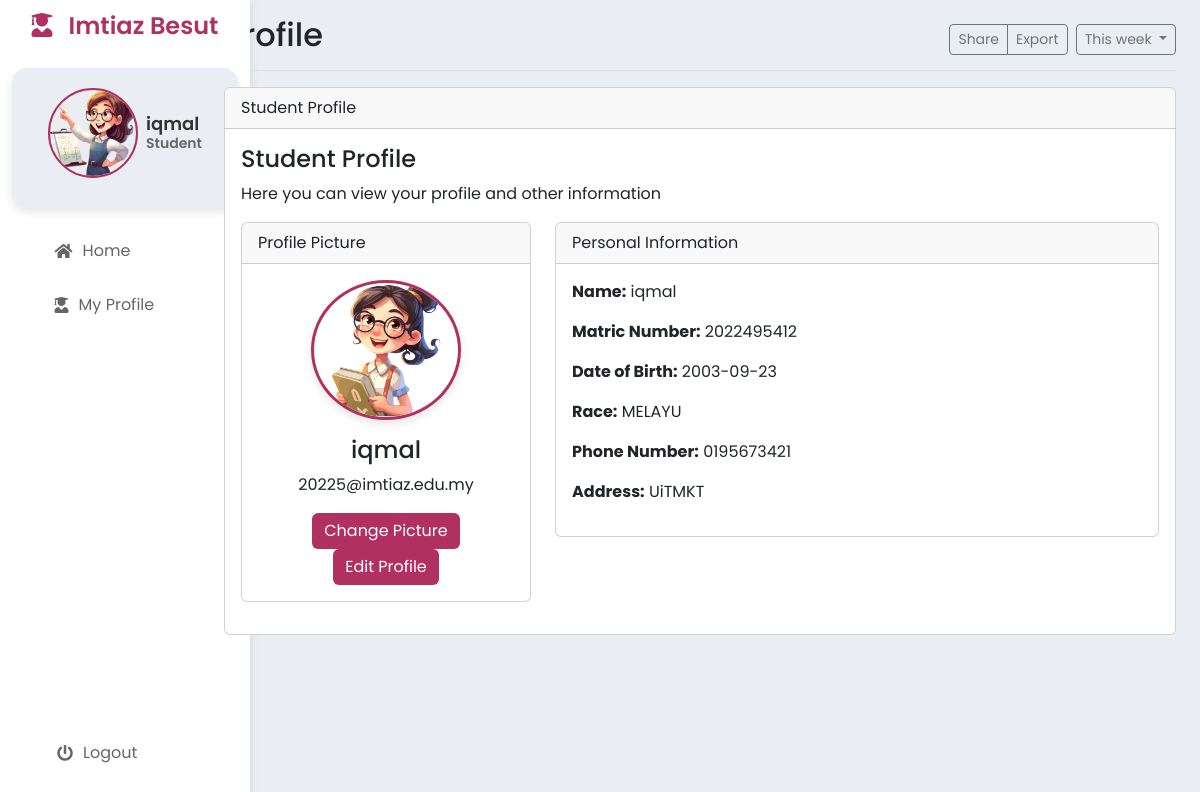
The app's page /StudentProfile.php (signed in), older data.
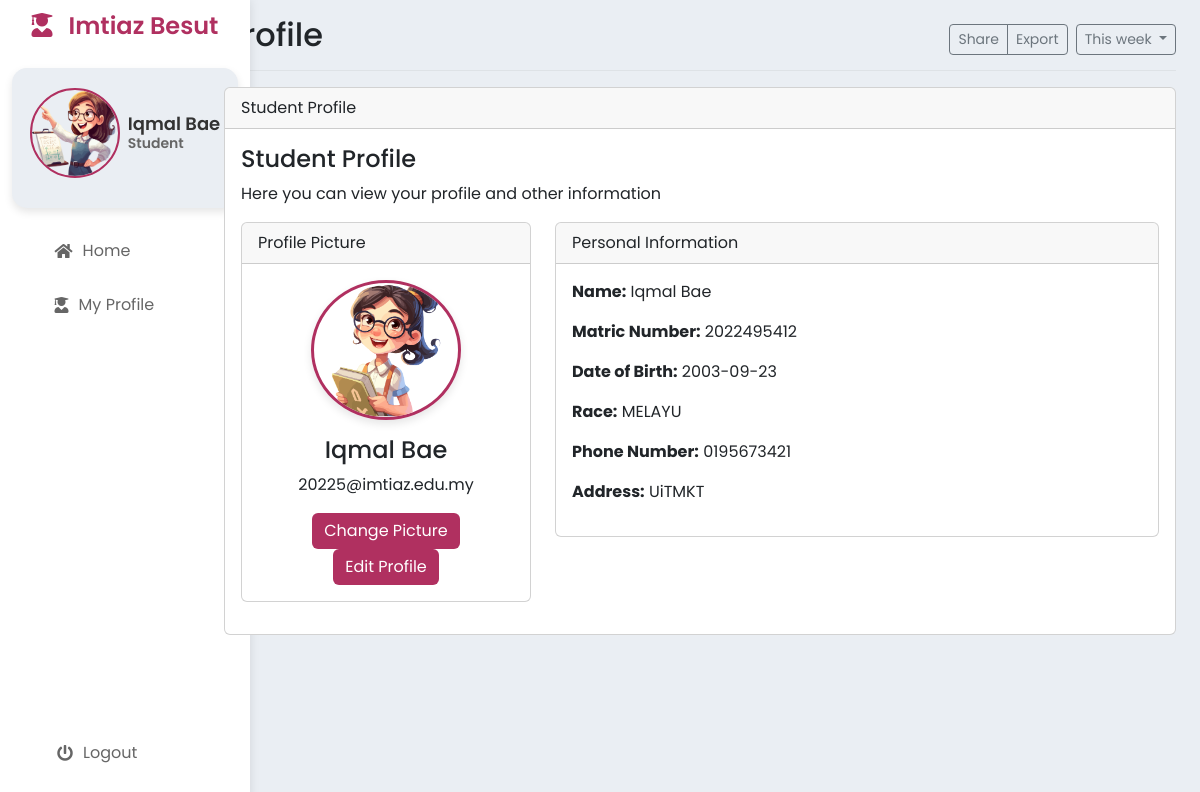
The same page, newer data.
### tables this page shows
CREATE TABLE `student` (
  `studID` int NOT NULL,
  `studName` varchar(50) NOT NULL,
  `studIC` varchar(12) NOT NULL,
  `studDOB` date DEFAULT NULL,
  `studPhone` varchar(15) DEFAULT NULL,
  `studAddress` varchar(100) DEFAULT NULL,
  `studRace` varchar(20) DEFAULT NULL,
  `studEmail` varchar(30) DEFAULT NULL,
  `studPassword` varchar(30) DEFAULT NULL
);

### StudentProfile.php (the view, shortened to what this page needs)
<?php
$title = "Profile";
include 'StudentHeader.php'; ?>
<?php
include 'process/db.php';
$studID = $_SESSION['studID'];
$sql = "SELECT * FROM student WHERE studID = ?";
$stmt = $conn->prepare($sql);
$stmt->bind_param("i", $studID);
$stmt->execute();
$result = $stmt->get_result();
if ($result->num_rows > 0) {
    while ($row = $result->fetch_assoc()) {
        $name = $row['studName'];
        $email = $row['studEmail'];
        $address = $row['studAddress'];
        $phone = $row['studPhone'];
        $DOB = $row['studDOB'];
        $race = $row['studRace'];
    }
}
?>
<div class="row">
    <div class="col-md-12">
        <div class="card mb-3">
            <div class="card-header">Student Profile</div>
            <div class="card-body">
                <h4>Student Profile</h4>
                <p>Here you can view your profile and other information</p>
                <div class="row">
                    <div class="col-md-4">
                        <div class="card mb-3 ">
                            <div class="card-header">Profile Picture</div>
                            <div class="card-body text-center">
                                <img src="student.png" alt="Profile Picture" class="profile-img">
                                <h4 class="mt-3"><?php echo $name; ?></h4>
                                <p><?php echo $email; ?></p>
                                <button class="btn btn-primary" data-bs-toggle="modal" data-bs-target="#changePictureModal">Change Picture</button>
                                <button class="btn btn-primary" data-bs-toggle="modal" data-bs-target="#editProfileModal">Edit Profile</button>
                            </div>
                        </div>
                    </div>
                    <div class="col-md-8">
                        <div class="card mb-3">
                            <div class="card-header">Personal Information</div>
                            <div class="card-body student-info">
                                <p><strong>Name:</strong> <?php echo $name; ?></p>
                                <p><strong>Matric Number:</strong> <?php echo $studID; ?></p>
                                <p><strong>Date of Birth:</strong> <?php echo $DOB; ?></p>
                                <p><strong>Race:</strong> <?php echo $race; ?></p>
                                <p><strong>Phone Number:</strong> <?php echo $phone; ?></p>
                                <p><strong>Address:</strong> <?php echo $address; ?></p>
                            </div>
                        </div>
                    </div>
                </div>
            </div>
        </div>
    </div>
</div>
</main>
</body>
</html>

### StudentHeader.php (shortened to what this page needs)
<?php
$studName = isset($_SESSION['studName']) ? $_SESSION['studName'] : 'Not Set';
?>
<!DOCTYPE html>
<html lang="en">
<head>
    <link href="https://cdn.jsdelivr.net/npm/bootstrap@5.3.3/dist/css/bootstrap.min.css" rel="stylesheet">
    <link rel="stylesheet" href="https://cdnjs.cloudflare.com/ajax/libs/font-awesome/5.15.3/css/all.min.css">
    <link rel="stylesheet" href="styles.css">
</head>
<body>
    <div class="container-fluid">
        <div class="row">
            <nav class="sidebar col-md-2 d-none d-md-block">
                <div class="logo mb-5">
                    <h4><i class="fas fa-user-graduate me-3"></i>Imtiaz Besut</h4>
                </div>
                <div class="profile mb-3 ">
                    <img src="staff.png" alt="">
                    <div class="profile-info ms-2">
                        <h4><?php echo $studName; ?></h4r>
                            <p>Student</p>
                    </div>
                </div>
                <ul class="nav flex-column">
                    <li class="nav-item"><a href="StudentHome.php" class="nav-link"><i class="fas fa-home"></i>Home</a></li>
                    <li class="nav-item"><a href="StudentProfile.php" class="nav-link"><i class="fas fa-user-graduate"></i>My Profile</a></li>
                    <li class="nav-item logout"><a href="MainLogout.php" class="nav-link"><i class="fas fa-power-off"></i>Logout</a></li>
                </ul>
            </nav>
            <main class="col-md-10 ms-sm-auto col-lg-10 px-md-4">
                <div class="d-flex justify-content-between flex-wrap flex-md-nowrap align-items-center pt-3 pb-2 mb-3 border-bottom">
                    <h1 class="h2"><?php echo $title ?></h1>
                    <div class="btn-toolbar mb-2 mb-md-0">
                        <div class="btn-group me-2">
                            <button type="button" class="btn btn-sm btn-outline-secondary" onclick="printPage()">Share</button>
                            <button type="button" class="btn btn-sm btn-outline-secondary">Export</button>
                        </div>
                        <button type="button" class="btn btn-sm btn-outline-secondary dropdown-toggle">
                            This week
                        </button>
                    </div>
                </div>

### styles.css (style rules this page uses)
:root { --background-color: #EAEEF3; --pop-color: #fff; --active-font-color: #B03060; --softer-color: #c4436e; }
* { margin: 0; padding: 0; box-sizing: border-box; font-family: 'Poppins', sans-serif; }
body { display: flex; min-height: 100vh; background: var(--background-color); }
.sidebar { width: 250px; height: 100vh; background: var(--pop-color); position: fixed; display: flex; flex-direction: column; align-items: center; box-shadow: 0 0 10px rgba(0, 0, 0, 0.1); }
.logo { text-align: center; width: 100%; height: 60px; display: flex; justify-content: center; align-items: center; }
.logo h4 { font-size: 24px; font-weight: 600; color: var(--active-font-color); }
.profile { width: 100%; display: flex; justify-content: center; align-items: center; padding: 20px 0; margin-top: -40px; background-color: var(--background-color); border-radius: 15px; box-shadow: 0 4px 8px rgba(0, 0, 0, 0.1); transition: transform 0.3s; }
.profile img { width: 90px; height: 90px; border-radius: 50%; margin-bottom: 10px; border: 2px solid var(--active-font-color); }
.profile h4 { font-size: 18px; font-weight: 600; color: #333; margin: 5px 0; }
.profile p { font-size: 14px; color: #666; }
.sidebar ul { list-style: none; width: 100%; padding: 0; }
.sidebar ul li { width: 100%; }
.sidebar ul li a { display: flex; align-items: center; padding: 10px 20px; text-decoration: none; width: 80%; margin: 5px auto; border-radius: 5px; color: #666; transition: background 0.3s, color 0.3s; }
.sidebar ul li a i { margin-right: 10px; }
.logout { position: absolute; bottom: 20px; }
.btn-primary { background-color:var(--active-font-color); border: none; }
.profile-img { width: 100%; height: auto; max-width: 150px; border-radius: 50%; border: 3px solid var(--active-font-color); box-shadow: 0 4px 8px rgba(0, 0, 0, 0.1); }
.btn-primary { background-color: var(--active-font-color); border: none; }
a { color: var(--active-font-color); text-decoration: none; transition: color 0.3s; }

Row changes from the older to the newer data that the page shows:
changed student "20225@imtiaz.edu.my": studName "iqmal" → "Iqmal Bae"
Text that changed along with them:
$studName: "iqmal" → "Iqmal Bae"
